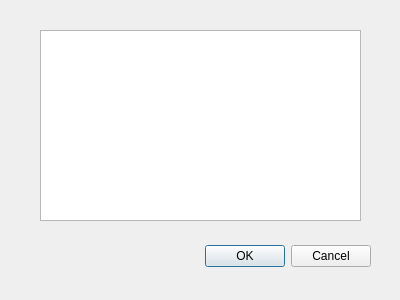
<?xml version="1.0" encoding="UTF-8"?>
<ui version="4.0">
 <class>AddToDocDialog</class>
 <widget class="QDialog" name="AddToDocDialog">
  <property name="geometry">
   <rect>
    <x>0</x>
    <y>0</y>
    <width>400</width>
    <height>300</height>
   </rect>
  </property>
  <property name="windowTitle">
   <string>Dialog</string>
  </property>
  <widget class="QDialogButtonBox" name="buttonBox">
   <property name="geometry">
    <rect>
     <x>30</x>
     <y>240</y>
     <width>341</width>
     <height>32</height>
    </rect>
   </property>
   <property name="orientation">
    <enum>Qt::Horizontal</enum>
   </property>
   <property name="standardButtons">
    <set>QDialogButtonBox::Cancel|QDialogButtonBox::Ok</set>
   </property>
  </widget>
  <widget class="QWidget" name="verticalLayoutWidget">
   <property name="geometry">
    <rect>
     <x>40</x>
     <y>30</y>
     <width>321</width>
     <height>191</height>
    </rect>
   </property>
   <layout class="QVBoxLayout" name="verticalLayout">
    <item>
     <widget class="QListWidget" name="docListWidget"/>
    </item>
   </layout>
  </widget>
 </widget>
 <resources/>
 <connections>
  <connection>
   <sender>buttonBox</sender>
   <signal>accepted()</signal>
   <receiver>AddToDocDialog</receiver>
   <slot>accept()</slot>
   <hints>
    <hint type="sourcelabel">
     <x>248</x>
     <y>254</y>
    </hint>
    <hint type="destinationlabel">
     <x>157</x>
     <y>274</y>
    </hint>
   </hints>
  </connection>
  <connection>
   <sender>buttonBox</sender>
   <signal>rejected()</signal>
   <receiver>AddToDocDialog</receiver>
   <slot>reject()</slot>
   <hints>
    <hint type="sourcelabel">
     <x>316</x>
     <y>260</y>
    </hint>
    <hint type="destinationlabel">
     <x>286</x>
     <y>274</y>
    </hint>
   </hints>
  </connection>
 </connections>
</ui>
